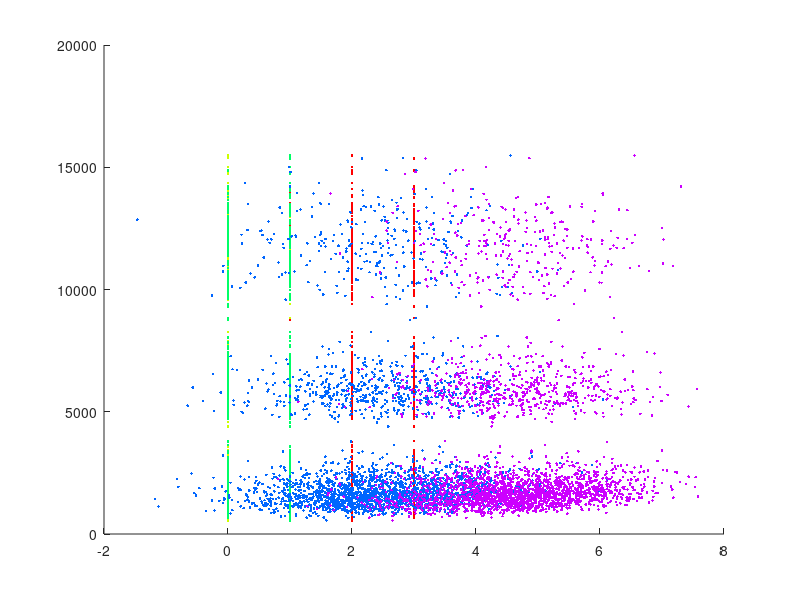
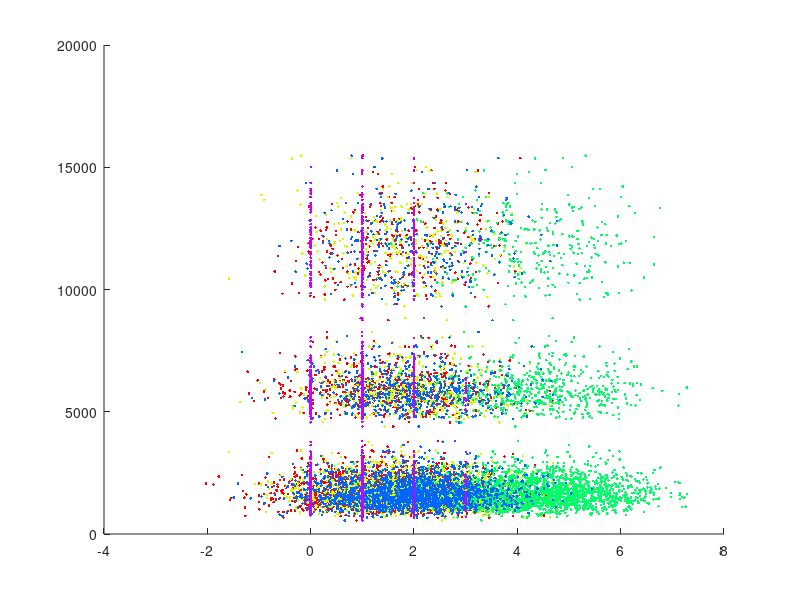
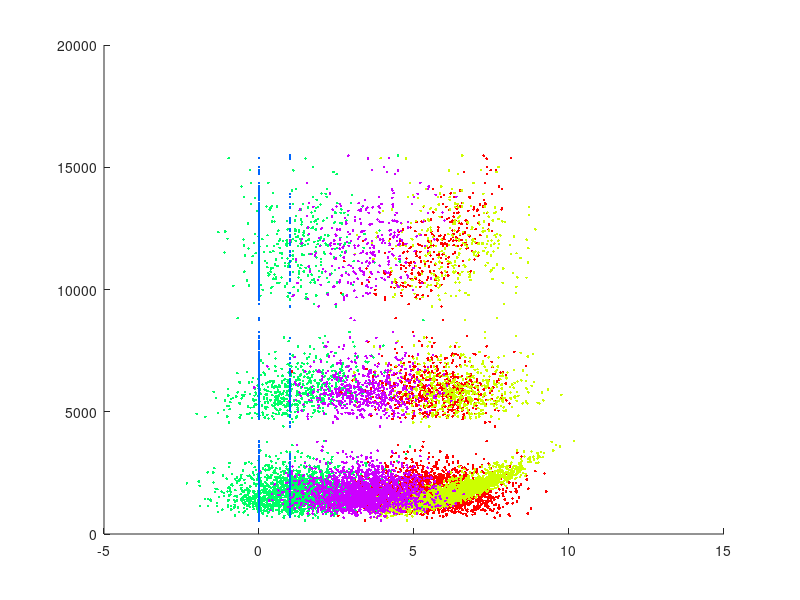
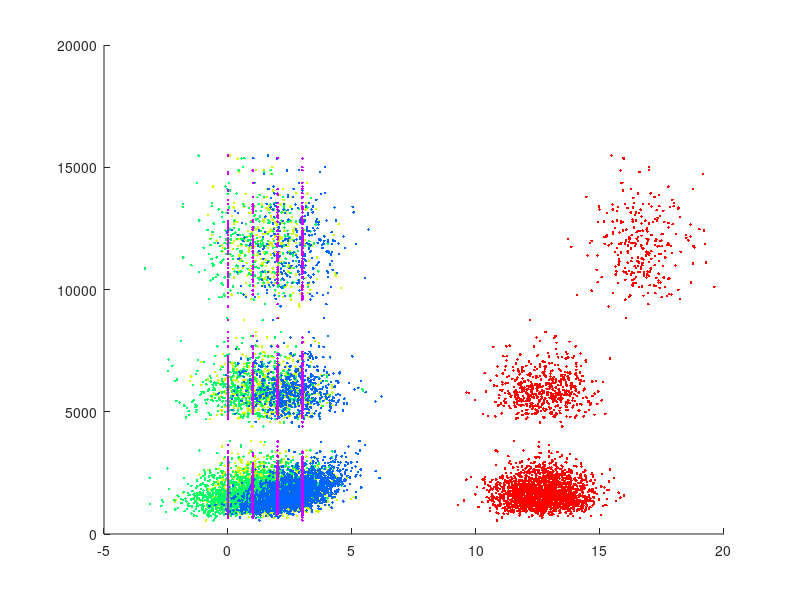

The MATLAB source for these figures, in order: (Note: this script raises an error after producing the figures.)
% Clear workspace
clc;
clear all;
close all;

% Loading data
disp('Project1 - Oslo Team');
load('Oslo_regression.mat');

%% Visualize Data
% Visualize Y=f(X), allow us to see some correlation
NbColor = 5;
colorMap = hsv(NbColor);
for i= 1:length(X_train(1,:))
    figure(floor((i-1)/NbColor) + 1);
    hold on;
    plot(X_train(:,i), y_train, '.', 'Color',colorMap(mod(i-1, NbColor) + 1,:));
end

% We see here three clusters of points
hist(y_train, 200);

%%

% Extract collums which allow us to discriminate between model
% Determine which model to apply for each X value

if model1
    % Extract good columns for the model
    % Make eventual transformation
    % Compute beta value with cross validation
    
    % Use the model on our training value
elseif model2
    
elseif model3
end
